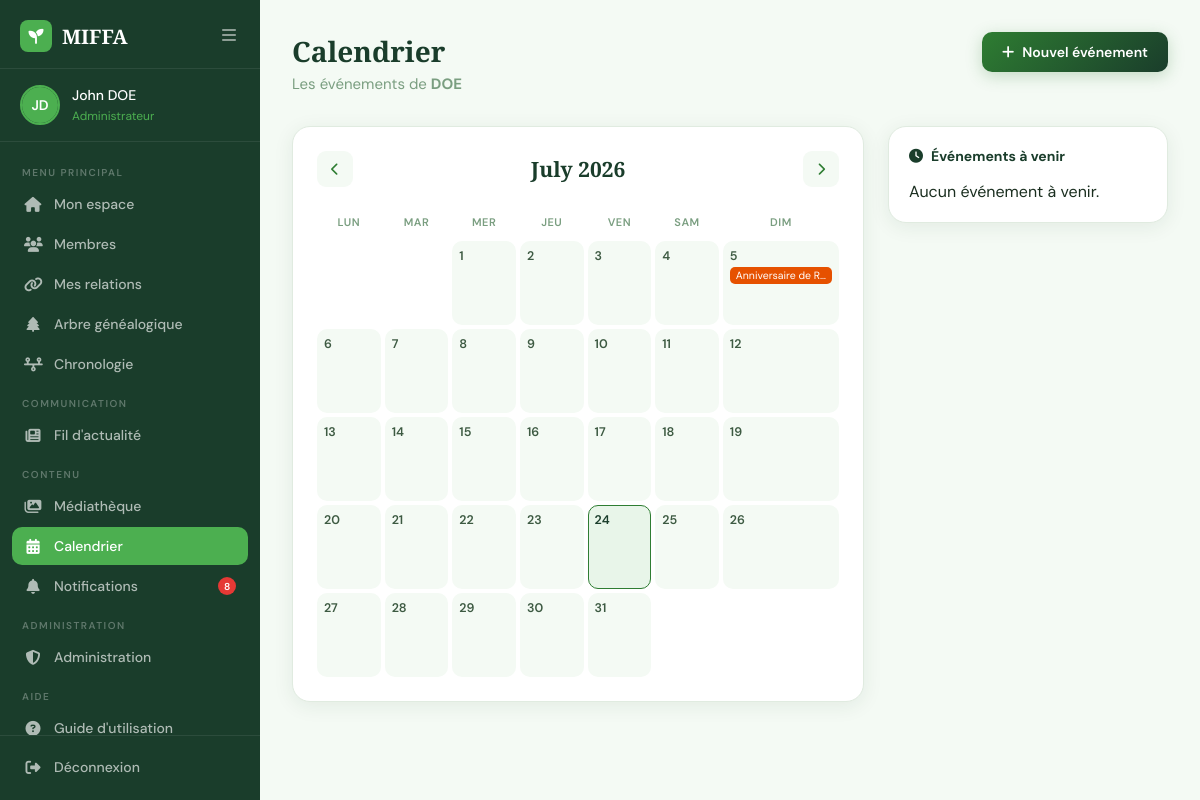
The app's page /accounts/calendar/ (signed in) with its own data.
### accounts/models.py (models this page shows, shortened)
class User(AbstractUser):
    ROLE_CHOICES = (
        ('admin', 'Administrateur'),
        ('member', 'Membre'),
    )
    GENDER_CHOICES = (
        ('M', 'Homme'),
        ('F', 'Femme'),
    )
    email = models.EmailField(unique=True)
    first_name = models.CharField(max_length=150)
    last_name = models.CharField(max_length=150)
    role = models.CharField(max_length=20, choices=ROLE_CHOICES, default='member')
    photo = models.ImageField(upload_to='profiles/', null=True, blank=True)
    bio = models.TextField(blank=True)
    birth_date = models.DateField(default='2000-01-01')
    profession = models.CharField(max_length=150, blank=True)
    phone = models.CharField(max_length=20, blank=True)
    city = models.CharField(max_length=100, blank=True)
    gender = models.CharField(max_length=1, choices=GENDER_CHOICES)
    hide_email = models.BooleanField(default=False)
    hide_birth_date = models.BooleanField(default=False)
    hide_phone = models.BooleanField(default=False)
    hide_profession = models.BooleanField(default=False)
    hide_city = models.BooleanField(default=False)
    is_deceased = models.BooleanField(default=False)
    deceased_marked_by = models.ForeignKey(
        'self', on_delete=models.SET_NULL,
        null=True, blank=True,
        related_name='marked_deceased'
    )
    deceased_at = models.DateTimeField(null=True, blank=True)
    relation_to_family = models.CharField(max_length=100, blank=True, default='')
    family = models.ForeignKey(
        'Family',
        on_delete=models.SET_NULL,
        null=True, blank=True,
        related_name='members'
    )

class Family(models.Model):
    name = models.CharField(max_length=150)
    code = models.CharField(max_length=10, unique=True, blank=True, null=True)
    banner = models.ImageField(upload_to='Bannieres/', null=True, blank=True)
    created_by = models.ForeignKey(
        'User', on_delete=models.SET_NULL,
        null=True, related_name='created_families'
    )
    created_at = models.DateTimeField(auto_now_add=True)

class Event(models.Model):
    EVENT_TYPES = (
        ('anniversaire', 'Anniversaire'),
        ('reunion', 'Réunion de famille'),
        ('fete', 'Fête'),
        ('autre', 'Autre'),
    )
    family = models.ForeignKey(Family, on_delete=models.CASCADE, related_name='events')
    created_by = models.ForeignKey('User', on_delete=models.SET_NULL, null=True)
    title = models.CharField(max_length=150)
    date = models.DateField()
    time = models.TimeField(null=True, blank=True)
    location = models.CharField(max_length=200, blank=True)
    description = models.TextField(blank=True)
    event_type = models.CharField(max_length=20, choices=EVENT_TYPES, default='autre')
    created_at = models.DateTimeField(auto_now_add=True)

### accounts/decorators.py (the view)
    def wrapper(request, *args, **kwargs):
        if request.user.is_authenticated and request.user.role == 'member' and not request.user.family:
            from .models import JoinRequest
            has_pending = JoinRequest.objects.filter(user=request.user, status='pending').exists()
            if has_pending:
                messages.warning(request, "Votre demande d'adhésion est en attente d'approbation.")
                return redirect('dashboard')
        return view_func(request, *args, **kwargs)

### accounts/context_processors.py (called while the page is built)
def pending_relation_requests(request):
    if request.user.is_authenticated:
        relation_count = RelationRequest.objects.filter(to_user=request.user, status='pending').count()
        notif_count = Notification.objects.filter(user=request.user, is_read=False).count()
        return {
            'pending_relation_count': relation_count,
            'unread_notif_count': notif_count,
        }
    return {'pending_relation_count': 0, 'unread_notif_count': 0}

### accounts/templates/accounts/calendar_view.html (shortened to what this page needs)
{% load static %}
<!DOCTYPE html>
<html lang="fr">
<head>
    <link rel="stylesheet" href="https://cdnjs.cloudflare.com/ajax/libs/font-awesome/6.5.0/css/all.min.css">
    <link rel="stylesheet" href="{% static 'global.css' %}">
    <link rel="stylesheet" href="{% static 'accounts/css/dashboard.css' %}">
    <link rel="stylesheet" href="{% static 'accounts/css/calendar.css' %}">
</head>
<body>
<aside class="sidebar" id="sidebar">
    <div class="sidebar-header">
        <a href="{% url 'indexOfAccounts' %}" class="logo">
            <div class="logo-icon"><i class="fa-solid fa-seedling"></i></div>
            <span>MIFFA</span>
        </a>
        <button class="sidebar-toggle" onclick="toggleSidebar()">
            <i class="fa-solid fa-bars"></i>
        </button>
    </div>
    <div class="sidebar-user">
        <div class="user-avatar">
            {% if user.photo %}
            <img src="{{ user.photo.url }}" alt="{{ user.first_name }}">
            {% else %}
            <div class="avatar-placeholder">
                {{ user.first_name|first|upper }}{{ user.last_name|first|upper }}
            </div>
            {% endif %}
        </div>
        <div class="user-info">
            <span class="user-name">{{ user.first_name }} {{ user.last_name }}</span>
            <span class="user-role">{{ user.get_role_display }}</span>
        </div>
    </div>
    <nav class="sidebar-nav">
        <div class="nav-section-label">Menu principal</div>
        <a href="{% url 'dashboard' %}" class="nav-item">
            <i class="fa-solid fa-house"></i>
            <span>Mon espace</span>
        </a>
        <a href="{% url 'members_list' %}" class="nav-item">
            <i class="fa-solid fa-users"></i>
            <span>Membres</span>
        </a>
        <a href="{% url 'add_relation' %}" class="nav-item">
            <i class="fa-solid fa-link"></i>
            <span>Mes relations</span>
        </a>
        <a href="{% url 'family_tree' %}" class="nav-item">
            <i class="fa-solid fa-tree"></i>
            <span>Arbre généalogique</span>
        </a>
        <a href="{% url 'timeline_view' %}" class="nav-item">
            <i class="fa-solid fa-timeline"></i>
            <span>Chronologie</span>
        </a>
        <div class="nav-section-label">Communication</div>
        <a href="{% url 'news_feed' %}" class="nav-item">
            <i class="fa-solid fa-newspaper"></i>
            <span>Fil d'actualité</span>
        </a>
        <div class="nav-section-label">Contenu</div>
        <a href="{% url 'media_library' %}" class="nav-item">
            <i class="fa-solid fa-images"></i>
            <span>Médiathèque</span>
        </a>
        <a href="{% url 'calendar_view' %}" class="nav-item active">
            <i class="fa-solid fa-calendar-days"></i>
            <span>Calendrier</span>
        </a>
        <a href="{% url 'notifications' %}" class="nav-item">
            <i class="fa-solid fa-bell"></i>
            <span>Notifications</span>
            {% if unread_notif_count %}
            <span class="notif-badge" style="position:relative;top:auto;right:auto;margin-left:auto;">
                    {{ unread_notif_count }}
                </span>
            {% endif %}
        </a>
        {% if user.role == 'admin' %}
        <div class="nav-section-label">Administration</div>
        <a href="{% url 'admin_panel' %}" class="nav-item">
            <i class="fa-solid fa-shield-halved"></i>
            <span>Administration</span>
        </a>
        {% endif %}
        <div class="nav-section-label">Aide</div>
        <a href="{% url 'user_guide' %}" class="nav-item">
            <i class="fa-solid fa-circle-question"></i>
            <span>Guide d'utilisation</span>
        </a>
    </nav>
    <div class="sidebar-footer">
        <a href="{% url 'deconnexion' %}" class="nav-item logout">
            <i class="fa-solid fa-right-from-bracket"></i>
            <span>Déconnexion</span>
        </a>
    </div>
</aside>
<main class="main-content">
    <div class="topbar">
        <div class="topbar-left">
            <h1>Calendrier</h1>
            <p>Les événements de <strong>{{ user.family.name }}</strong></p>
        </div>
        <button class="btn-new-event" onclick="openModal('eventModal')">
            <i class="fa-solid fa-plus"></i> Nouvel événement
        </button>
    </div>
    <div class="calendar-layout">
        <div class="calendar-card">
            <div class="calendar-nav">
                <a href="?month={{ prev_month }}&year={{ prev_year }}" class="cal-nav-btn">
                    <i class="fa-solid fa-chevron-left"></i>
                </a>
                <h2>{{ month_name }} {{ year }}</h2>
                <a href="?month={{ next_month }}&year={{ next_year }}" class="cal-nav-btn">
                    <i class="fa-solid fa-chevron-right"></i>
                </a>
            </div>
            <div class="calendar-grid">
                <div class="cal-weekday">Lun</div>
                <div class="cal-weekday">Mar</div>
                <div class="cal-weekday">Mer</div>
                <div class="cal-weekday">Jeu</div>
                <div class="cal-weekday">Ven</div>
                <div class="cal-weekday">Sam</div>
                <div class="cal-weekday">Dim</div>
                {% for day in calendar_days %}
                <div class="cal-day {% if not day.in_month %}cal-day-outside{% endif %} {% if day.is_today %}cal-day-today{% endif %}">
                    <span class="cal-day-number">{{ day.number }}</span>
                    {% for event in day.events %}
                    <div class="cal-event cal-event-{{ event.event_type }}" onclick="showEventDetail({{ event.id }})">
                        {{ event.title|truncatechars:18 }}
                    </div>
                    {% endfor %}
                </div>
                {% endfor %}
            </div>
        </div>
        <aside class="upcoming-sidebar">
            <h4><i class="fa-solid fa-clock"></i> Événements à venir</h4>
            {% if upcoming_events %}
            {% for event in upcoming_events %}
            <div class="upcoming-event-card" onclick="showEventDetail({{ event.id }})">
                <div class="upcoming-event-date">
                    <span class="upcoming-day">{{ event.date|date:"d" }}</span>
                    <span class="upcoming-month">{{ event.date|date:"M" }}</span>
                </div>
                <div class="upcoming-event-info">
                    <h5>{{ event.title }}</h5>
                    <span><i class="fa-solid fa-clock"></i> {{ event.time|default:"Toute la journée" }}</span>
                    {% if event.location %}
                    <span><i class="fa-solid fa-location-dot"></i> {{ event.location }}</span>
                    {% endif %}
                </div>
            </div>
            {% endfor %}
            {% else %}
            <p class="widget-empty">Aucun événement à venir.</p>
            {% endif %}
        </aside>
    </div>
</main>
</body>
</html>

### static/global.css (style rules this page uses)
:root { --green-deep: #1a3d2b; --green-mid: #2e7d32; --green-soft: #4caf50; --green-light: #e8f5e9; --green-pale: #f4faf4; --cream: #fdfaf5; --text-dark: #1a2e1f; --text-mid: #3d5a42; --text-light: #7a9e80; --white: #ffffff; --red: #e53935; --border: #c8e6c9; --shadow: 0 8px 32px rgba(26,61,43,0.12); }
* { margin: 0; padding: 0; box-sizing: border-box; }
html { scroll-behavior: smooth; }
body { font-family: 'DM Sans', sans-serif; background: var(--cream); color: var(--text-dark); overflow-x: hidden; }
.logo { display: flex; align-items: center; gap: 10px; font-family: 'Playfair Display', serif; font-size: 24px; font-weight: 700; color: var(--green-deep); text-decoration: none; }
.logo-icon { width: 38px; height: 38px; background: var(--green-mid); border-radius: 10px; display: flex; align-items: center; justify-content: center; color: white; font-size: 18px; }

### accounts/static/accounts/css/dashboard.css (style rules this page uses)
:root { --green-deep: #1a3d2b; --green-mid: #2e7d32; --green-soft: #4caf50; --green-light: #e8f5e9; --green-pale: #f4faf4; --cream: #fdfaf5; --text-dark: #1a2e1f; --text-mid: #3d5a42; --text-light: #7a9e80; --white: #ffffff; --red: #e53935; --border: #e0ebe0; --shadow: 0 4px 20px rgba(26,61,43,0.08); --sidebar-w: 260px; }
* { margin: 0; padding: 0; box-sizing: border-box; }
body { font-family: 'DM Sans', sans-serif; background: var(--green-pale); color: var(--text-dark); display: flex; min-height: 100vh; }
.sidebar { width: var(--sidebar-w); background: var(--green-deep); display: flex; flex-direction: column; position: fixed; top: 0; left: 0; bottom: 0; z-index: 100; transition: width 0.3s; overflow: hidden; }
.sidebar-header { display: flex; align-items: center; justify-content: space-between; padding: 20px 20px 16px; border-bottom: 1px solid rgba(255,255,255,0.08); }
.logo { display: flex; align-items: center; gap: 10px; font-family: 'Playfair Display', serif; font-size: 20px; font-weight: 700; color: white; text-decoration: none; }
.logo-icon { width: 32px; height: 32px; background: var(--green-soft); border-radius: 8px; display: flex; align-items: center; justify-content: center; font-size: 15px; color: white; flex-shrink: 0; }
.sidebar-toggle { background: none; border: none; color: rgba(255,255,255,0.5); cursor: pointer; font-size: 16px; padding: 4px; transition: color 0.2s; }
.sidebar-user { display: flex; align-items: center; gap: 12px; padding: 16px 20px; border-bottom: 1px solid rgba(255,255,255,0.08); }
.user-avatar { width: 40px; height: 40px; border-radius: 50%; overflow: hidden; flex-shrink: 0; border: 2px solid var(--green-soft); }
.avatar-placeholder { width: 100%; height: 100%; background: var(--green-soft); display: flex; align-items: center; justify-content: center; color: white; font-size: 14px; font-weight: 600; }
.user-info { overflow: hidden; }
.user-name { display: block; font-size: 14px; font-weight: 500; color: white; white-space: nowrap; overflow: hidden; text-overflow: ellipsis; }
.user-role { font-size: 12px; color: var(--green-soft); }
.sidebar-nav { flex: 1; padding: 12px 12px; overflow-y: auto; }
.nav-section-label { font-size: 10px; font-weight: 600; letter-spacing: 1.5px; text-transform: uppercase; color: rgba(255,255,255,0.3); padding: 12px 10px 6px; white-space: nowrap; }
.nav-item { display: flex; align-items: center; gap: 12px; padding: 10px 12px; border-radius: 10px; color: rgba(255,255,255,0.65); text-decoration: none; font-size: 14px; font-weight: 500; transition: all 0.2s; margin-bottom: 2px; white-space: nowrap; }
.nav-item i { font-size: 15px; flex-shrink: 0; width: 18px; text-align: center; }
.nav-item.active { background: var(--green-soft); color: white; }
.sidebar-footer { padding: 12px; border-top: 1px solid rgba(255,255,255,0.08); }
.main-content { margin-left: var(--sidebar-w); flex: 1; padding: 32px; transition: margin-left 0.3s; min-height: 100vh; }
.topbar { display: flex; justify-content: space-between; align-items: flex-start; margin-bottom: 32px; }
.topbar-left h1 { font-family: 'Playfair Display', serif; font-size: 28px; color: var(--green-deep); margin-bottom: 4px; }
.topbar-left p { font-size: 15px; color: var(--text-light); }
.notif-badge { position: absolute; top: -4px; right: -4px; width: 18px; height: 18px; background: var(--red); color: white; border-radius: 50%; font-size: 10px; display: flex; align-items: center; justify-content: center; font-weight: 600; }

### records on screen
User: first_name|first "J", last_name|first "D", first_name "John", last_name "DOE", role "Administrateur", family.name "DOE"
Event: title "Anniversaire de R…"

### other values on screen
{{ unread_notif_count }} "8"
{{ month_name }} "July"
{{ year }} "2026"
{{ day.number }} "1" "2" "3" "4" "5" "6" "7" "8" "9" "10" "11" "12" "13" "14" "15" "16" "17" "18" "19" "20" "21" "22" "23" "24" "25" "26" "27" "28" "29" "30" "31"
